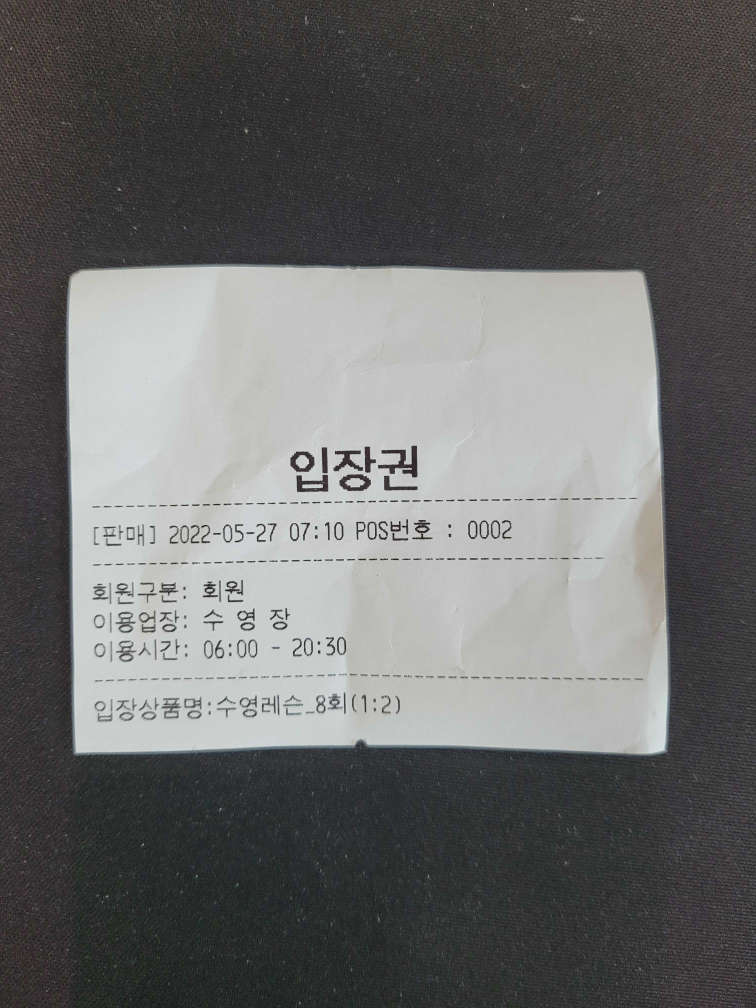
#> input picture testImg2.jpg, 3024 x 4032 px, found by its file name (shown at 1/4 size)
$ jupyter execute --allow-errors ocrtest.ipynb
#> lines starting #> are read from the running program, lines starting #| are printed output that depends on the picture; after the words box and inside, x2 and y2 are one past the last pixel; in counts of white or black regions, pixels touching at a corner belong together
#> further down, org_image is the input picture: shape (4032, 3024, 3); mean B, G, R 105.3, 105.9, 105.6
[cell 1]
# import easyocr
# reader = easyocr.Reader(['ko','en'])
# reader.readtext('Hangulssi_brandimg_1x1.jpg')

[cell 2]
import matplotlib.font_manager as fm

sys_font=fm.findSystemFonts()

nanum_font = [f for f in sys_font if 'Nanum' in f]
nanum_font

[cell 3]
from matplotlib import pyplot as plt
from imutils.perspective import four_point_transform
from imutils.contours import sort_contours
import imutils
from easyocr import Reader
import cv2
import requests
import numpy as np
from PIL import ImageFont, ImageDraw, Image

[cell 4]
def plt_imshow(title='image', img=None, figsize=(8 ,5)):
#> called with title = 'orignal image', figsize = (8, 5)
    plt.figure(figsize=figsize)

    if type(img) == list:
        if type(title) == list:
            titles = title
        else:
            titles = []

            for i in range(len(img)):
                titles.append(title)

        for i in range(len(img)):
            if len(img[i].shape) <= 2:
                rgbImg = cv2.cvtColor(img[i], cv2.COLOR_GRAY2RGB)
            else:
                rgbImg = cv2.cvtColor(img[i], cv2.COLOR_BGR2RGB)

            plt.subplot(1, len(img), i + 1), plt.imshow(rgbImg)
            plt.title(titles[i])
            plt.xticks([]), plt.yticks([])

        plt.show()
    else:
        if len(img.shape) < 3:
            rgbImg = cv2.cvtColor(img, cv2.COLOR_GRAY2RGB)
        else:
            rgbImg = cv2.cvtColor(img, cv2.COLOR_BGR2RGB)

        plt.imshow(rgbImg)
        plt.title(title)
        plt.xticks([]), plt.yticks([])
        plt.show()


def make_scan_image(image, width, ksize=(5,5), min_threshold=75, max_threshold=200):
#> called with width = 200, ksize = (5, 5), min_threshold = 20, max_threshold = 100
  image_list_title = []
  image_list = []

  image = imutils.resize(image, width=width)
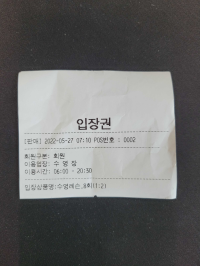
#> image: shape (266, 200, 3); mean of channels 0, 1, 2 105.3, 105.9, 105.6; drawn as B, G, R
  ratio = org_image.shape[1] / float(image.shape[1])
#> ratio = 15.12

  # 이미지를 grayscale로 변환하고 blur를 적용
  # 모서리를 찾기위한 이미지 연산
  gray = cv2.cvtColor(image, cv2.COLOR_BGR2GRAY)
  blurred = cv2.GaussianBlur(gray, ksize, 0)
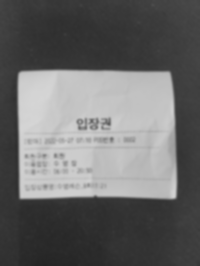
#> blurred: shape (266, 200); min 35, max 214, mean 105.8
  edged = cv2.Canny(blurred, min_threshold, max_threshold)
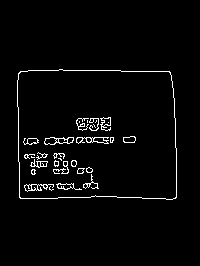
#> edged: shape (266, 200); 2.9% white in thin lines or dots, all inside (x1, y1, x2, y2) = (17, 69, 177, 200)

  image_list_title = ['gray', 'blurred', 'edged']
  image_list = [gray, blurred, edged]

  # contours를 찾아 크기순으로 정렬
  cnts = cv2.findContours(edged.copy(), cv2.RETR_EXTERNAL, cv2.CHAIN_APPROX_SIMPLE)
#> cnts = 1 contour; box (x1, y1, x2, y2) and area: (17, 69, 177, 200) 19867
  cnts = imutils.grab_contours(cnts)
  cnts = sorted(cnts, key=cv2.contourArea, reverse=True)

  findCnt = None

  # 정렬된 contours를 반복문으로 수행하며 4개의 꼭지점을 갖는 도형을 검출
  for c in cnts:
    peri = cv2.arcLength(c, True)
    approx = cv2.approxPolyDP(c, 0.02 * peri, True)

    # contours가 크기순으로 정렬되어 있기때문에 제일 첫번째 사각형을 영역으로 판단하고 break
    if len(approx) == 4:
      findCnt = approx
      break
#> this loop made 1 pass
#> (peri, findCnt) on pass 1: (568.8, [[18, 73], [20, 198], [176, 197], [169, 71]])


  # 만약 추출한 윤곽이 없을 경우 오류
  if findCnt is None:
    raise Exception(("Could not find outline."))


  output = image.copy()
  cv2.drawContours(output, [findCnt], -1, (0, 255, 0), 2)
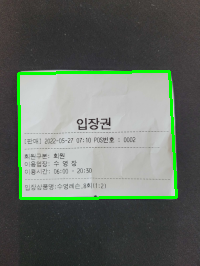
#> output: shape (266, 200, 3); 3.13% of pixels changed, all inside (x1, y1, x2, y2) = (17, 70, 178, 200); drawn as B, G, R

  image_list_title.append("Outline")
  image_list.append(output)

  # 원본 이미지에 찾은 윤곽을 기준으로 이미지를 보정
  transform_image = four_point_transform(org_image, findCnt.reshape(4, 2) * ratio)
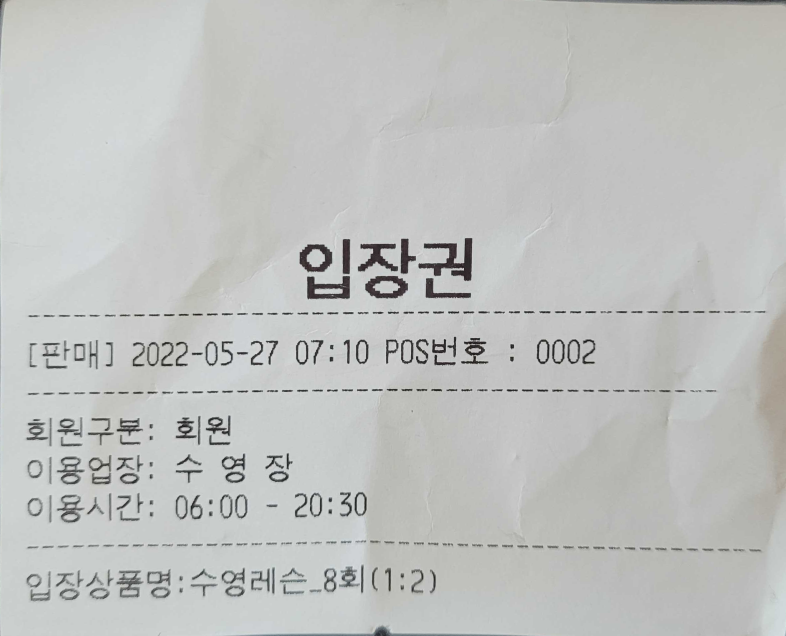
#> transform_image: shape (1908, 2358, 3) (shown at 1/3 size); mean B, G, R 191.3, 193.1, 191.5

  plt_imshow(image_list_title, image_list)
#> call 2 of plt_imshow, with figsize = (8, 5)
#> the loop in plt_imshow (call 2), `for i in range(len(img)):` made 4 passes
#> in plt_imshow (call 2), `plt.show()`:
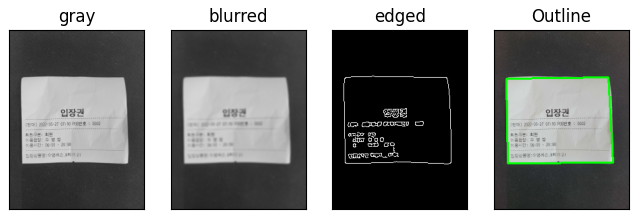
#> figure drawn by matplotlib, 4 panels
  plt_imshow("Transform", transform_image)

  return transform_image


def putText(cv_img, text, x, y, color=(0, 0, 0), font_size=22):
  # Colab이 아닌 Local에서 수행 시에는 gulim.ttc 를 사용하면 됩니다.
  # font = ImageFont.truetype("fonts/gulim.ttc", font_size)
  font = ImageFont.truetype('/usr/share/fonts/truetype/nanum/NanumGothicBold.ttf', font_size)
  img = Image.fromarray(cv_img)

  draw = ImageDraw.Draw(img)
  draw.text((x, y), text, font=font, fill=color)

  cv_img = np.array(img)

  return cv_img

[cell 5]
# url = 'https://user-images.githubusercontent.com/69428232/148511583-651cbe19-29ba-4b60-97b5-22c2829d56d9.jpg'

# image_nparray = np.asarray(bytearray(requests.get(url).content), dtype=np.uint8)
# org_image = cv2.imdecode(image_nparray, cv2.IMREAD_COLOR)

org_image = cv2.imread('/home/yd/workspace/OCR/testImg2.jpg')

plt_imshow("orignal image", org_image)

[cell 6]
ID_card_image = make_scan_image(org_image, width=200, ksize=(5, 5), min_threshold=20, max_threshold=100)

[cell 7]
langs = ['ko', 'en']

print("[INFO] OCR'ing input image...")
#> (the rest of this cell did not finish here and is left out)

#> (a cell that did not finish here is left out)

#> (a cell that did not finish here is left out)

#> (a cell that did not finish here is left out)

#> (a cell that did not finish here is left out)

[cell 12]
# show the output image
plt_imshow("Image", ID_card_image, figsize=(16,10))
